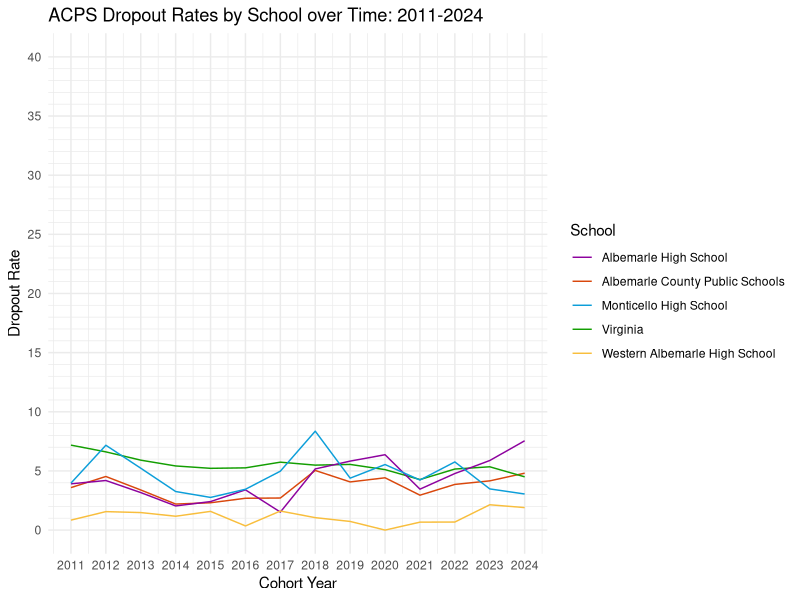
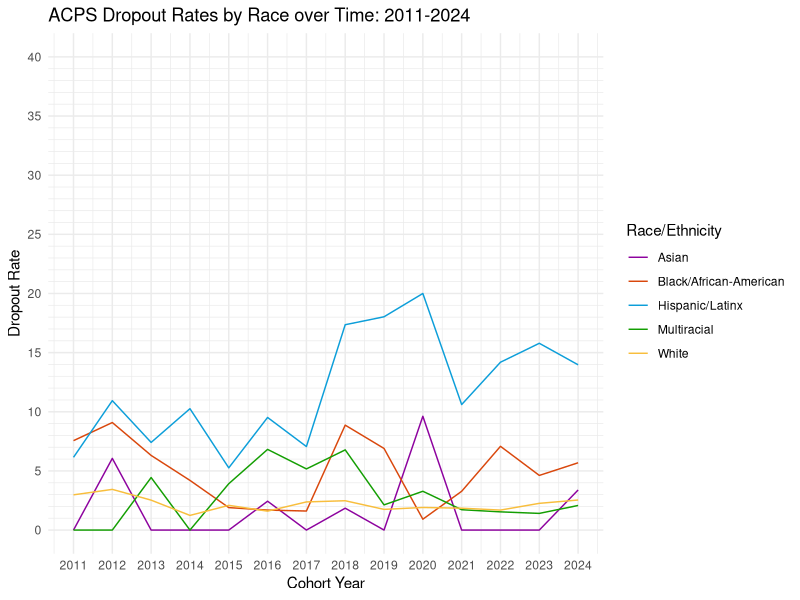
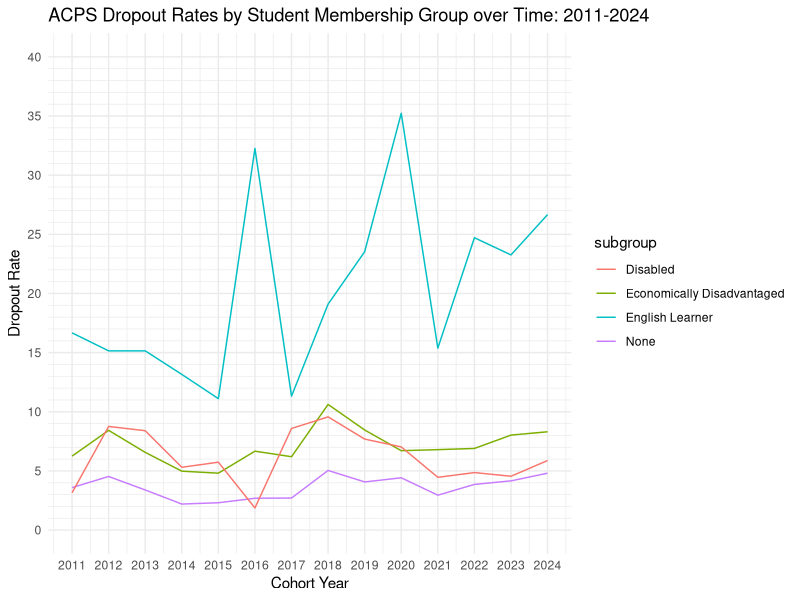
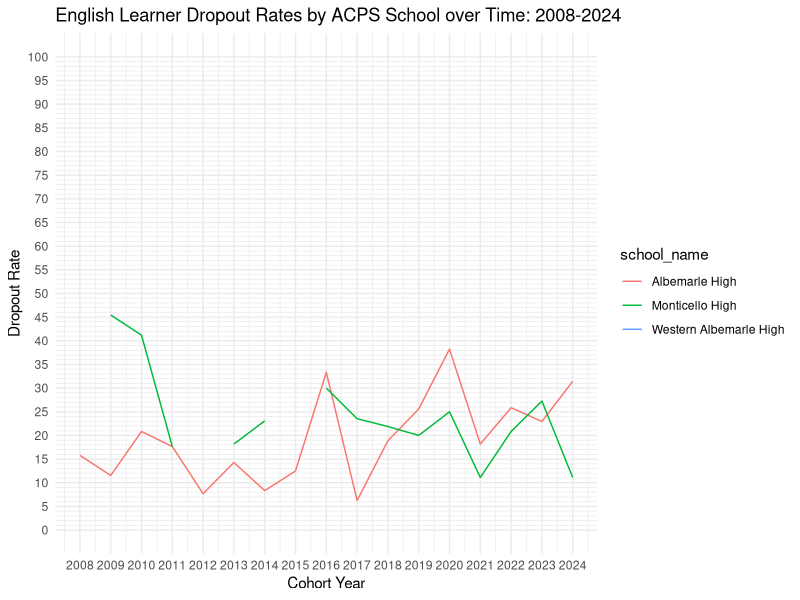
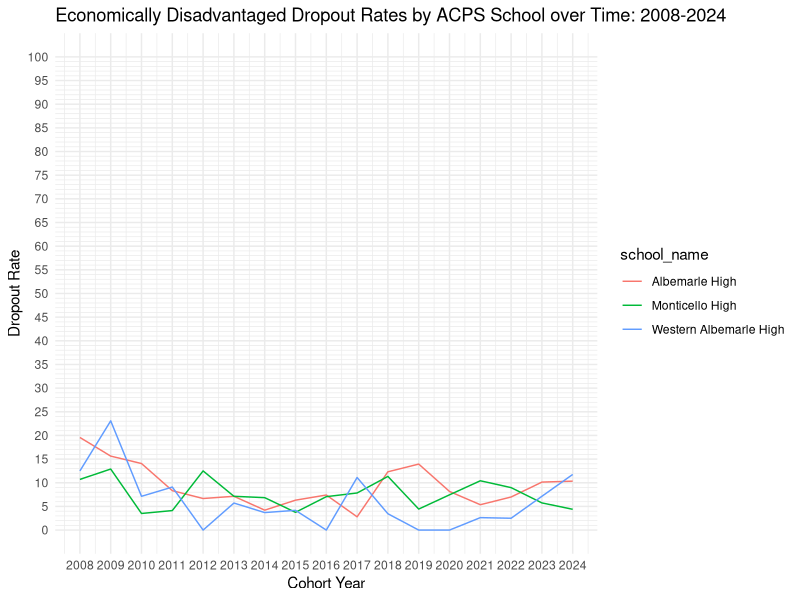

Recreate these plots in R, in order.
## ---- chunk 1
knitr::opts_chunk$set(echo = FALSE)
##############################################################
# Call Libraries
##############################################################

library(readxl)
library(dplyr)
library(tidyverse)
library(ggplot2)
library(here)

grad <- read_csv("../data/ACPS_graduation_data_2008-24.csv")
## ---- chunk 2
##############################################################
# Graduation Rates by School
##############################################################

ggplot() +
  geom_line(data=grad %>% dplyr::filter(data_level=="All",is.na(school_name)),
            aes(x=cohort_year,y=dropout_rate,color=level)) +
  geom_line(data=grad %>% dplyr::filter(data_level=="All",!is.na(school_name)),
            aes(x=cohort_year,y=dropout_rate,color=school_name)) +
  theme_minimal()+
  scale_x_continuous(limits=c(2011,2024),breaks=seq(2011,2024,1))+
  scale_y_continuous(limits=c(0,40),breaks=seq(0,40,5),minor_breaks=seq(0,40,1))+
  labs(x="Cohort Year", y="Dropout Rate", 
       title="ACPS Dropout Rates by School over Time: 2011-2024")+
  scale_color_manual(name = "School",
                     labels = c("Albemarle High School","Albemarle County Public Schools",
                                  "Monticello High School", "Virginia", 
                                  "Western Albemarle High School"),
                     values= c("#8D029E", "#D9470C", "#0C9ED9", "#139E02", "#F8BE3D"))


## ---- chunk 3
##############################################################
# Graduation Rates by Race
##############################################################

ggplot() +
  geom_line(data=grad %>% dplyr::filter(data_level=="Race",level=="Division",
                                        subgroup!="American Indian or Alaska Native",
                                        subgroup!="Native Hawaiian  or Pacific Islander"),
            aes(x=cohort_year,y=dropout_rate,color=subgroup)) +
  theme_minimal()+
  scale_x_continuous(limits=c(2011,2024),breaks=seq(2011,2024,1))+
  scale_y_continuous(limits=c(0,40),breaks=seq(0,40,5),minor_breaks=seq(0,40,1))+
  labs(x="Cohort Year", y="Dropout Rate", 
       title="ACPS Dropout Rates by Race over Time: 2011-2024")+
  scale_color_manual(name = "Race/Ethnicity",
                       labels = c("Asian","Black/African-American","Hispanic/Latinx","Multiracial","White"),
                       values = c("#8D029E", "#D9470C", "#0C9ED9", "#139E02", "#F8BE3D"))



## ---- chunk 4

##############################################################
# Graduation Rates by Student Subgroup
##############################################################
  
ggplot() +
  geom_line(data=grad %>% dplyr::filter(data_level=="All",level=="Division"),
            aes(x=cohort_year,y=dropout_rate,color=subgroup)) +
  geom_line(data=grad %>% dplyr::filter(data_level=="Economic Advantage",level=="Division",
                                        subgroup!="Non-ECD"),
            aes(x=cohort_year,y=dropout_rate,color=subgroup)) +
  geom_line(data=grad %>% dplyr::filter(data_level=="English Learner",level=="Division",
                                        subgroup!="Non-English Learner"),
            aes(x=cohort_year,y=dropout_rate,color=subgroup)) +
  geom_line(data=grad %>% dplyr::filter(data_level=="Disability",level=="Division",
                                        subgroup!="Non-Disabled"),
            aes(x=cohort_year,y=dropout_rate,color=subgroup)) +
  theme_minimal()+
  scale_x_continuous(limits=c(2011,2024),breaks=seq(2011,2024,1))+
  scale_y_continuous(limits=c(0,40),breaks=seq(0,40,5),minor_breaks=seq(0,40,1))+
  labs(x="Cohort Year", y="Dropout Rate", 
       title="ACPS Dropout Rates by Student Membership Group over Time: 2011-2024")


## ---- chunk 5

ggplot() +
  geom_line(data=grad %>% dplyr::filter(data_level=="English Learner",subgroup=="English Learner",level=="School"),aes(x=cohort_year,y=dropout_rate,color=school_name)) +
  theme_minimal()+
  scale_x_continuous(limits=c(2008,2024),breaks=seq(2008,2024,1))+
  scale_y_continuous(limits=c(0,100),breaks=seq(0,100,5),minor_breaks=seq(0,100,1))+
  labs(x="Cohort Year", y="Dropout Rate", 
       title="English Learner Dropout Rates by ACPS School over Time: 2008-2024")

## ---- chunk 6

ggplot() +
  geom_line(data=grad %>% dplyr::filter(data_level=="Economic Advantage",
                                        subgroup=="Economically Disadvantaged",
                                        level=="School"),
            aes(x=cohort_year,y=dropout_rate,color=school_name)) +
  theme_minimal()+
  scale_x_continuous(limits=c(2008,2024),breaks=seq(2008,2024,1))+
  scale_y_continuous(limits=c(0,100),breaks=seq(0,100,5),minor_breaks=seq(0,100,1))+
  labs(x="Cohort Year", y="Dropout Rate", 
       title="Economically Disadvantaged Dropout Rates by ACPS School over Time: 2008-2024")

